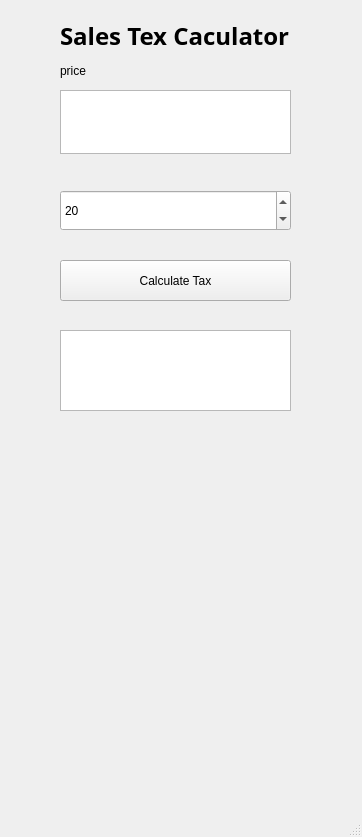
<?xml version="1.0" encoding="UTF-8"?>
<ui version="4.0">
 <class>MainWindow</class>
 <widget class="QMainWindow" name="MainWindow">
  <property name="geometry">
   <rect>
    <x>0</x>
    <y>0</y>
    <width>362</width>
    <height>837</height>
   </rect>
  </property>
  <property name="windowTitle">
   <string>MainWindow</string>
  </property>
  <widget class="QWidget" name="centralwidget">
   <widget class="QTextEdit" name="price_box">
    <property name="geometry">
     <rect>
      <x>60</x>
      <y>90</y>
      <width>231</width>
      <height>64</height>
     </rect>
    </property>
   </widget>
   <widget class="QSpinBox" name="tax_rate">
    <property name="geometry">
     <rect>
      <x>60</x>
      <y>190</y>
      <width>231</width>
      <height>41</height>
     </rect>
    </property>
    <property name="value">
     <number>20</number>
    </property>
   </widget>
   <widget class="QLabel" name="label">
    <property name="geometry">
     <rect>
      <x>60</x>
      <y>60</y>
      <width>71</width>
      <height>21</height>
     </rect>
    </property>
    <property name="text">
     <string>price</string>
    </property>
   </widget>
   <widget class="QPushButton" name="calc_tax_button">
    <property name="geometry">
     <rect>
      <x>60</x>
      <y>260</y>
      <width>231</width>
      <height>41</height>
     </rect>
    </property>
    <property name="text">
     <string>Calculate Tax</string>
    </property>
   </widget>
   <widget class="QTextEdit" name="results_window">
    <property name="geometry">
     <rect>
      <x>60</x>
      <y>330</y>
      <width>231</width>
      <height>81</height>
     </rect>
    </property>
   </widget>
   <widget class="QLabel" name="label_2">
    <property name="geometry">
     <rect>
      <x>60</x>
      <y>20</y>
      <width>291</width>
      <height>31</height>
     </rect>
    </property>
    <property name="font">
     <font>
      <family>Adobe Devanagari</family>
      <pointsize>18</pointsize>
      <weight>75</weight>
      <bold>true</bold>
     </font>
    </property>
    <property name="text">
     <string>Sales Tex Caculator</string>
    </property>
   </widget>
  </widget>
  <widget class="QMenuBar" name="menubar">
   <property name="geometry">
    <rect>
     <x>0</x>
     <y>0</y>
     <width>362</width>
     <height>26</height>
    </rect>
   </property>
  </widget>
  <widget class="QStatusBar" name="statusbar"/>
 </widget>
 <resources/>
 <connections/>
</ui>
